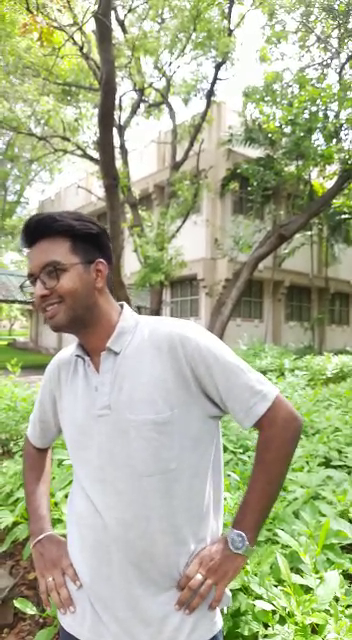
#> input picture frame 19 of HaarCascade-Face_detection-main/HaarCascade-Face_detection-main/testvid.mp4, 352 x 640 px
$ python haarvid.py
#> lines starting #> are read from the running program, lines starting #| are printed output that depends on the picture; after the words box and inside, x2 and y2 are one past the last pixel; in counts of white or black regions, pixels touching at a corner belong together
import cv2

face_cascade=cv2.CascadeClassifier('haarcascade_frontalface_default.xml')


#loading the visual data
vid=cv2.VideoCapture('testvid.MP4')


#Cascading frame by frame

while vid.isOpened():
    _,img=vid.read()
#> img is the input picture: shape (640, 352, 3); mean B, G, R 142.1, 173.7, 168.5
    grayimg=cv2.cvtColor(img,cv2.COLOR_BGR2GRAY)
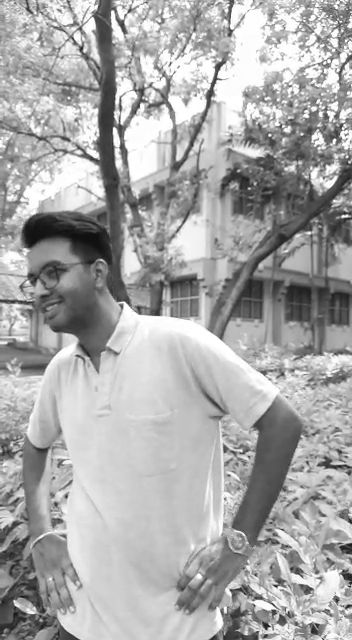
#> grayimg: shape (640, 352); min 15, max 255, mean 168.5
    faces=face_cascade.detectMultiScale(grayimg,1.1,4)
#> faces = [[15, 238, 87, 87]]


    #Cascading with Rectangle
    for (x,y,w,h) in faces:
        cv2.rectangle(img,(x,y),(x+w,y+h),(0,0,1000),3)
#> this loop made 1 pass
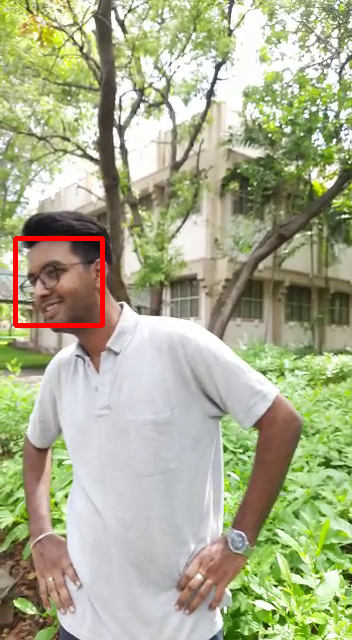
#> img: shape (640, 352, 3); 0.77% of pixels changed, all inside (x1, y1, x2, y2) = (13, 236, 105, 328)


    #Display
    cv2.imshow('img',img)
    if cv2.waitKey(1) & 0xFF ==ord('q'):
#> (key q is pressed here)
        break

vid.release()
    #Thankful for the knowledge
    #grateful for the knowledge

$ run again, starting later in the video
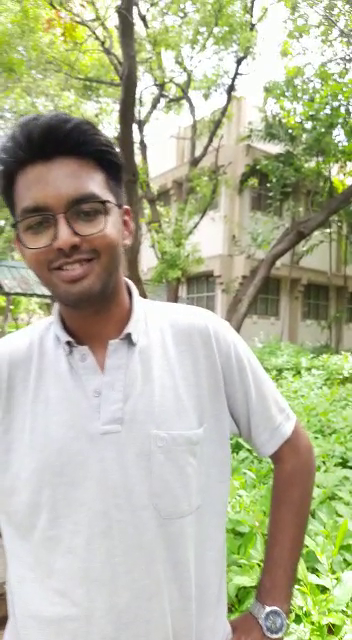
#> input picture frame 89 of HaarCascade-Face_detection-main/HaarCascade-Face_detection-main/testvid.mp4, 352 x 640 px
#> img is the input picture: shape (640, 352, 3); mean B, G, R 153.7, 181.4, 178.9
#> `grayimg=cv2.cvtColor(img,cv2.COLOR_BGR2GRAY)`:
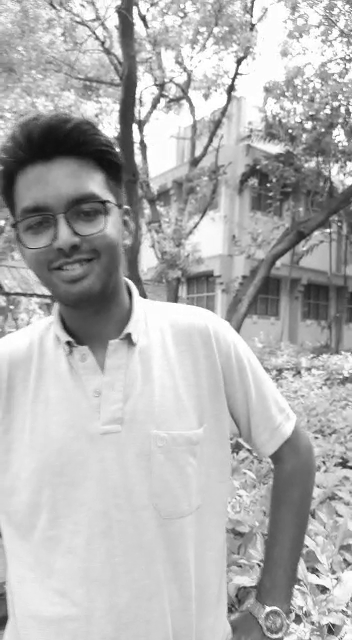
#> grayimg: shape (640, 352); min 12, max 255, mean 177.4
#> faces = [[7, 168, 123, 123]]
#> the loop `for (x,y,w,h) in faces:` made 1 pass
#> after the loop `for (x,y,w,h) in faces:`:
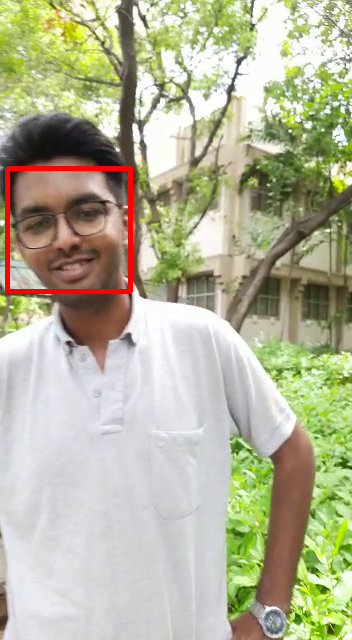
#> img: shape (640, 352, 3); 1.09% of pixels changed, all inside (x1, y1, x2, y2) = (5, 166, 133, 294)

$ run again, starting later in the video
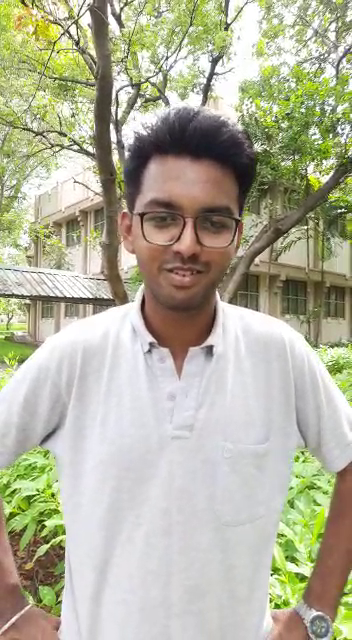
#> input picture frame 159 of HaarCascade-Face_detection-main/HaarCascade-Face_detection-main/testvid.mp4, 352 x 640 px
#> img is the input picture: shape (640, 352, 3); mean B, G, R 155.2, 177.8, 178.8
#> `grayimg=cv2.cvtColor(img,cv2.COLOR_BGR2GRAY)`:
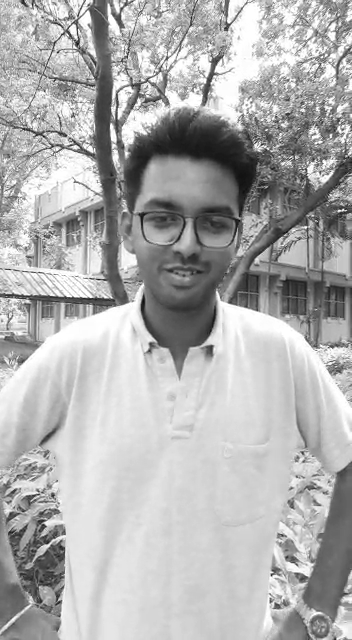
#> grayimg: shape (640, 352); min 12, max 255, mean 175.5
#> faces = [[118, 164, 142, 142]]
#> the loop `for (x,y,w,h) in faces:` made 1 pass
#> after the loop `for (x,y,w,h) in faces:`:
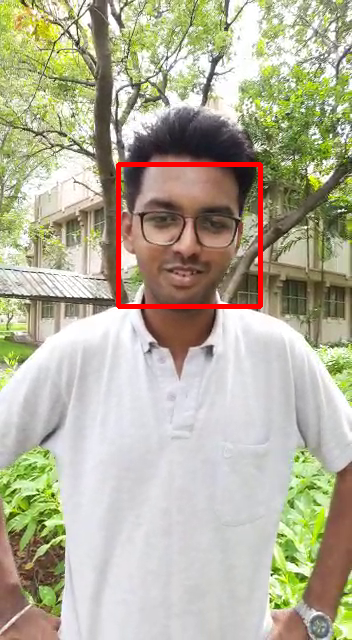
#> img: shape (640, 352, 3); 1.26% of pixels changed, all inside (x1, y1, x2, y2) = (116, 162, 263, 309)
